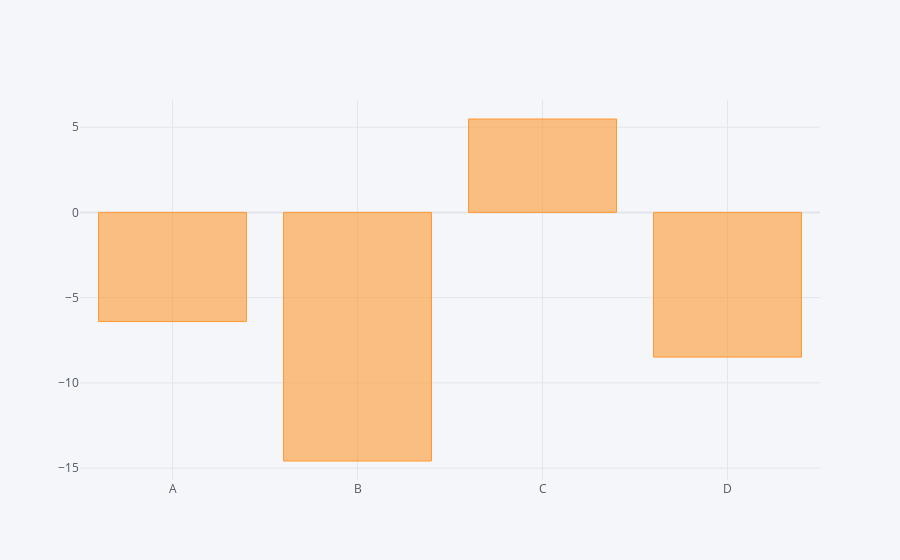

Notebook cell for this chart:
### Code cell
#Used for groupBy function
df.sum().iplot(kind='bar')

### Figure 1 — Plotly figure (JSON) as saved in the notebook; plotly's stock layout.template omitted (floating-point values rounded to 4 significant figures)
{"data": [{"marker": {"color": "rgba(255, 153, 51, 0.6)", "line": {"color": "rgba(255, 153, 51, 1.0)", "width": 1}}, "name": "None", "orientation": "v", "text": "", "type": "bar", "x": ["A", "B", "C", "D"], "y": [-6.404, -14.58, 5.479, -8.487]}], "layout": {"legend": {"bgcolor": "#F5F6F9", "font": {"color": "#4D5663"}}, "paper_bgcolor": "#F5F6F9", "plot_bgcolor": "#F5F6F9", "title": {"font": {"color": "#4D5663"}}, "xaxis": {"gridcolor": "#E1E5ED", "showgrid": true, "tickfont": {"color": "#4D5663"}, "title": {"font": {"color": "#4D5663"}, "text": ""}, "zerolinecolor": "#E1E5ED"}, "yaxis": {"gridcolor": "#E1E5ED", "showgrid": true, "tickfont": {"color": "#4D5663"}, "title": {"font": {"color": "#4D5663"}, "text": ""}, "zerolinecolor": "#E1E5ED"}}}
